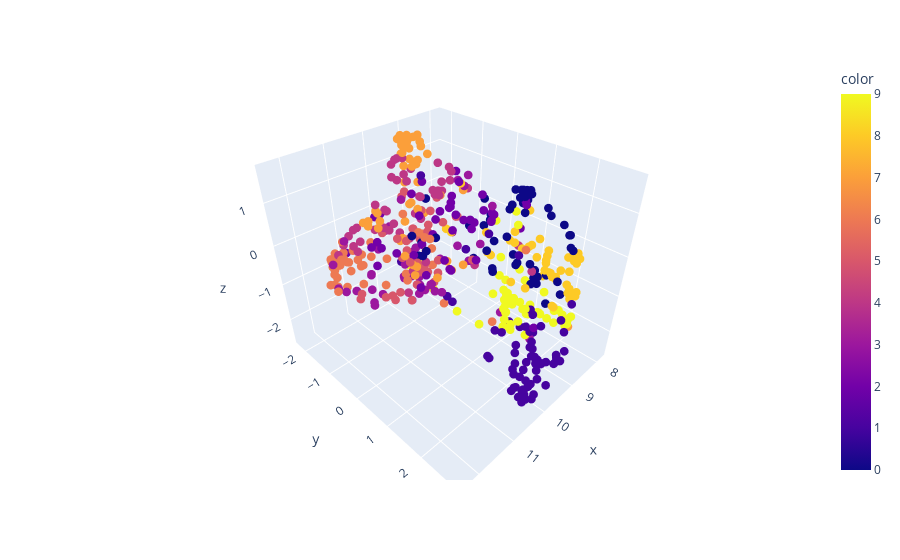

The cell this chart's notebook holds for it:
### Code cell
import plotly.express as px
import pandas as pd

# Create a sample data frame with three variables
df = pd.DataFrame(embedded_data, columns=['x','y','z'])
df['color'] = clean_target_list

# Create the 3D scatter plot using Plotly
fig = px.scatter_3d(df, x='x', y='y', z='z', color='color')
fig.update_traces(marker=dict(size=3))
# Show the plot
fig.show()

### Figure 1 — Plotly figure (JSON) as saved in the notebook; plotly's stock layout.template omitted (floating-point values rounded to 4 significant figures; data arrays with more than 128 entries replaced by an {"elided": "..."} marker saying what was removed)
{"data": [{"hovertemplate": "x=%{x}<br>y=%{y}<br>z=%{z}<br>color=%{marker.color}<extra></extra>", "legendgroup": "", "marker": {"color": {"elided": "503 int values"}, "coloraxis": "coloraxis", "size": 3, "symbol": "circle"}, "mode": "markers", "name": "", "scene": "scene", "showlegend": false, "type": "scatter3d", "x": {"elided": "503 float values"}, "y": {"elided": "503 float values"}, "z": {"elided": "503 float values"}}], "layout": {"coloraxis": {"colorbar": {"title": {"text": "color"}}, "colorscale": [[0, "#0d0887"], [0.1111, "#46039f"], [0.2222, "#7201a8"], [0.3333, "#9c179e"], [0.4444, "#bd3786"], [0.5556, "#d8576b"], [0.6667, "#ed7953"], [0.7778, "#fb9f3a"], [0.8889, "#fdca26"], [1, "#f0f921"]]}, "legend": {"tracegroupgap": 0}, "margin": {"t": 60}, "scene": {"domain": {"x": [0, 1], "y": [0, 1]}, "xaxis": {"title": {"text": "x"}}, "yaxis": {"title": {"text": "y"}}, "zaxis": {"title": {"text": "z"}}}}}
